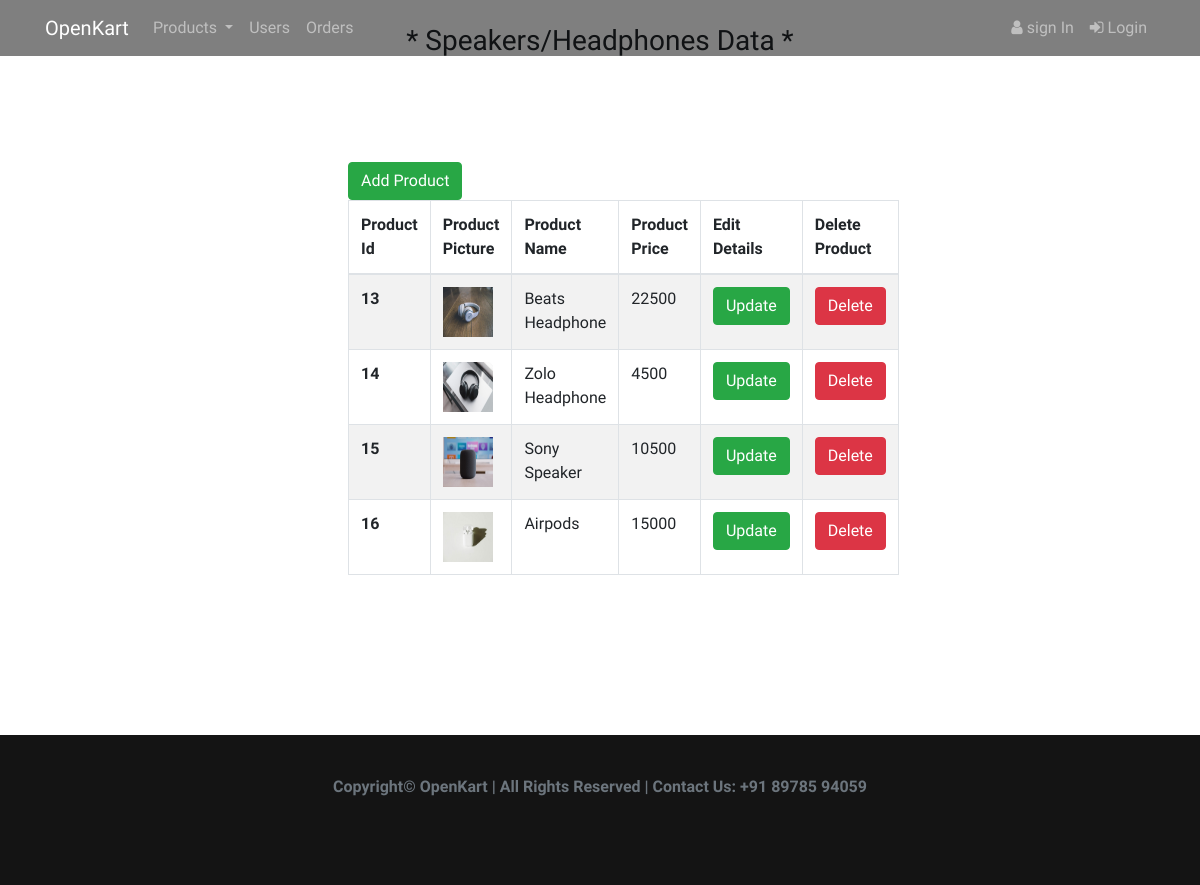
/admin/speakers.php, run on the app's committed database.
### tables this page shows
CREATE TABLE `products` (
  `id` int(11) NOT NULL,
  `name` varchar(30) DEFAULT NULL,
  `price` int(20) NOT NULL,
  `picture` varchar(30) NOT NULL,
  `category` varchar(30) NOT NULL
);

### admin/speakers.php (the view, shortened to what this page needs)
<?php
require "common.php";
?>
<!DOCTYPE html>
<html lang="en">
<head>
    <link rel="stylesheet" href="https://stackpath.bootstrapcdn.com/bootstrap/4.1.3/css/bootstrap.min.css">
    <link href="https://stackpath.bootstrapcdn.com/font-awesome/4.7.0/css/font-awesome.min.css" rel="stylesheet">
    <link rel="stylesheet" href="../style.css">
</head>
<body>
    <?php
    include 'header_menu.php';
    ?>
    <div class="text-center pt-4 h3">
        * Speakers/Headphones Data *
    </div>
    <div class="d-flex justify-content-center">
        <div class=" col-md-6  my-5 table-responsive p-5">
            <a name="add" href="shirt_add.php" class="btn btn-success" role="button">Add Product</a>
            <br>
            <table class="table table-striped table-bordered table-hover ">
                <thead>
                    <tr>
                        <th>Product Id</th>
                        <th>Product Picture</th>
                        <th>Product Name</th>
                        <th>Product Price</th>
                        <th>Edit Details</th>
                        <th>Delete Product</th>
                    </tr>
                </thead>
                <tbody>
                <tbody>
                    <?php
                    $sql = "SELECT * FROM `products` WHERE category = 'c04'";
                    $result = mysqli_query($con, $sql);
                    while ($res = mysqli_fetch_assoc($result)) {
                        $id = $res['id'];
                        $name = $res['name'];
                        $picture = $res['picture'];
                        $price = $res['price'];
                        echo '<tr>
							                    <td><b>' . $id . '<b></td>
												<td><img src="../' . $picture . '" width="50" height="50"></td>
												<td>' . $name . '</td>
												<td>' . $price . '</td>
                                                <td><a name="upate" href="watch_update.php?updateid=' . $id . '" class="btn btn-success" role="button">Update</a></td>
                                                <td><a name="delete" href="watch_delete.php?updateid=' . $id . '" class="btn btn-danger" role="button">Delete</a></td>';
                    }
                    ?>
                </tbody>
                </tbody>
            </table>
        </div>
    </div>
    <br>
    <br>
    <?php include 'footer.php' ?>
</body>
</html>

### style.css (style rules this page uses)
html { position: relative; min-height: 100%; }
body { overflow-x:hidden; max-width: 100%; margin:0; margin-bottom: 150px; }
body, h1, h2, h3, h4, h5, h6 { font-family: 'Andika'; }

### data on the page
products: id "13", picture (picture), name "Beats Headphone", price "22500"
products: id "14", picture (picture), name "Zolo Headphone", price "4500"
products: id "15", picture (picture), name "Sony Speaker", price "10500"
products: id "16", picture (picture), name "Airpods", price "15000"
